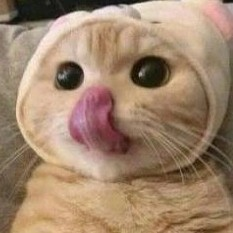
#> input picture 고양이.jpg, 233 x 233 px, found by its file name
$ python Deep_Learning_From_Scratch_1_6.py
#> lines starting #> are read from the running program, lines starting #| are printed output that depends on the picture
import numpy as np
import matplotlib.pyplot as plt
from matplotlib.image import imread

x = np.arange(0, 6, 0.1) # 0에서 6까지 0.1 간격으로 생성
y1 = np.sin(x)
y2 = np.cos(x)

plt.plot(x, y1, label="sin")
plt.plot(x, y2, linestyle='--', label="cos") # cos 함수는 점선으로 그리기
plt.xlabel("x") # x축 이름
plt.ylabel("y") # y축 이름
plt.title('sin & cos') # 제목
plt.legend()
plt.show()
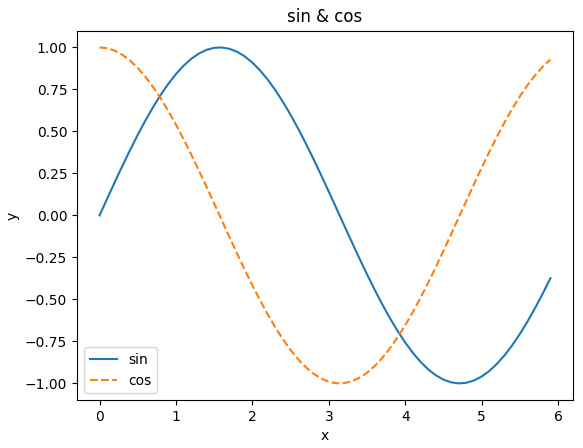
#> figure drawn by matplotlib, 1 panel; curve peaks at x = 1.6, y = 1; curve peaks at x = 0, y = 1

img = imread('C:/Users/user/Desktop/coding/Deep_Learning_From_Scratch/고양이.jpg')
#> img is the input picture: shape (233, 233, 3); mean R, G, B 160.7, 133.4, 108.8

plt.imshow(img)
plt.show()
